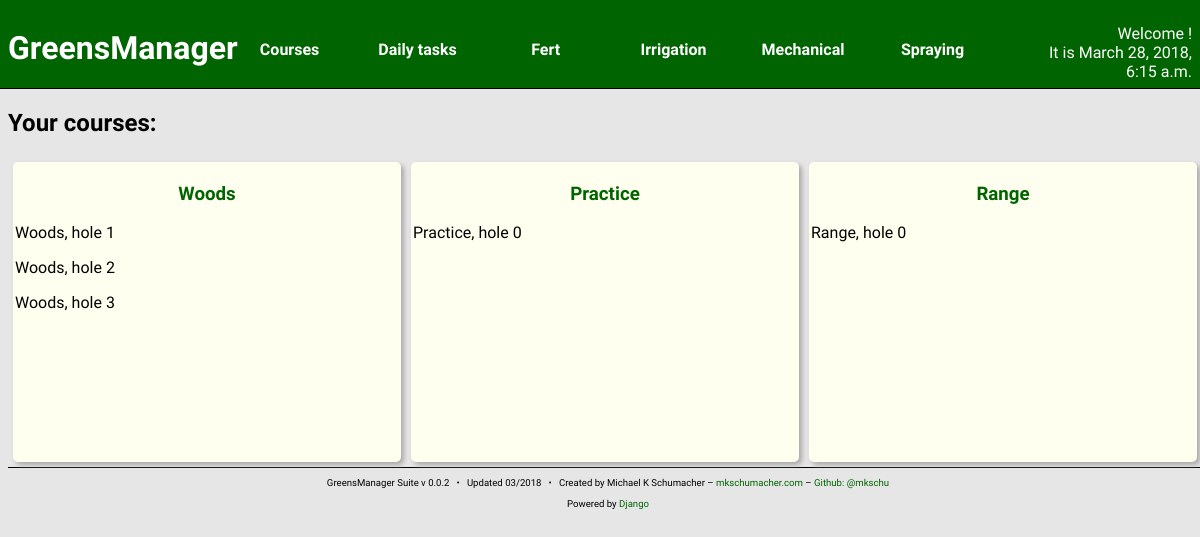
Page /courses/ on the committed database.
### courses/models.py (models this page shows)
class Course(models.Model):
    name = models.CharField(max_length=256)
    created_at = models.DateTimeField(auto_now_add=True)
    updated_at = models.DateTimeField(auto_now=True)
    def __str__(self):
        return "%s" % (self.name)

class Hole(models.Model):
    number = models.IntegerField()
    nickname = models.CharField(max_length=256,
                                null = True,
                                blank = True)
    par = models.IntegerField(default = 4)
    yardage = models.IntegerField()
    course = models.ForeignKey(Course, related_name='hole')
    created_at = models.DateTimeField(auto_now_add=True)
    updated_at = models.DateTimeField(auto_now=True)
    def __str__(self):
        return "%s, hole %d" % (self.course,
                                self.number)

### courses/views.py (the view)
# urls.py: url(r'^', views.index, name="index"),
def index(request):
    courses = Course.objects.all()
    holes = Hole.objects.all()
    context = {
        'curr_time': curr_time(),
        'courses': courses,
        'holes': holes,
    }
    return render(request, 'courses/index.html', context)

### courses/views.py (called while the page is built)
def curr_time():
    return now()

### courses/templates/courses/index.html
{% include "head.html" %}
<h2>Your courses:</h2>
{% for c in courses %}
<section class="content-block">
<div class="scroll-container">
    <h3>
			<a href="{% url 'courses:course_detail' c.pk %}">
				{{ c.name }}
			</a>
		</h3>
    {% for h in c.hole.all %}
        <p>{{ h }}</p>
    {% endfor %}
</div>
</section>
{% endfor %}
{% include "foot.html" %}

### greensManager/static/styles/main.css (style rules this page uses)
body { background: #e6e6e6; font-family: 'Quattrocento Sans', sans-serif; width: 100vw; overflow: auto; }
a { text-decoration: none; color: darkgreen; }
.content-block { width: 32%; float: left; border-radius: 5px; margin: 5px; padding: 2px; background: ivory; box-shadow: 3px 3px 5px darkgray; height: 37vh; overflow: hidden; }
.scroll-container { height: 100%; overflow: auto; overflow-scrolling: auto; }
.content-block h3 { text-align: center; }

### rows in the picture
Course: name "Woods"
Hole: course+number "Woods, hole 1"
Hole: course+number "Woods, hole 2"
Hole: course+number "Woods, hole 3"
Course: name "Practice"
Hole: course+number "Practice, hole 0"
Course: name "Range"
Hole: course+number "Range, hole 0"

### other values in the picture
{{ curr_time }} "March 28, 2018, 6:15 a.m."
